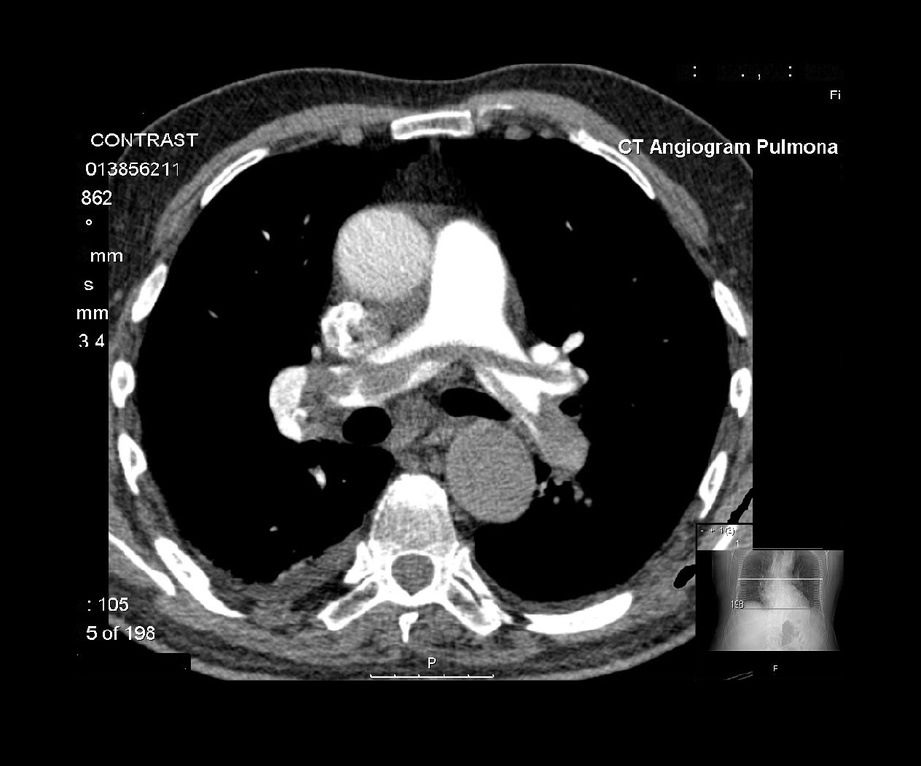
#> input picture Tomograf/img/SADDLE_PE-large.JPG, 921 x 766 px, shrunk from 1264 x 1051 before the run
$ jupyter execute main.ipynb
#> lines starting #> are read from the running program, lines starting #| are printed output that depends on the picture
[cell 1]
import numpy as np
import matplotlib.pyplot as plt
from PIL import Image

[cell 2]
def load_image(path):
#> called with path = 'img/SADDLE_PE-large.JPG'
    return np.array(Image.open(path).convert('L'))

image_array = load_image('img/SADDLE_PE-large.JPG')

plt.imshow(image_array, cmap='gray')
plt.show()

# Radom transform

Function for calculating detector positions for a given angle.

[cell 3]
def get_detector_positions(num_detectors, angle, emitter_pos, rows, cols, spread):
   detector_positions = []
   detector_angle = angle + np.pi / 2

   for i in range(num_detectors):
       x = emitter_pos[0] + spread * np.cos(detector_angle + (i - (num_detectors - 1) / 2) * np.pi / (num_detectors - 1))
       y = emitter_pos[1] + spread * np.sin(detector_angle + (i - (num_detectors - 1) / 2) * np.pi / (num_detectors - 1))
       detector_positions.append([x, y])

   return np.array(detector_positions)

Function for calculating projections for given positions of the emitter and detectors and implementation of Bresenham's algorithm.

[cell 4]
def compute_projections(image_array, emitter_pos, detector_pos):
   projections = []
   rows, cols = image_array.shape

   for detector in detector_pos:
       projection = 0
       line_points = bresenham(emitter_pos, detector)
       for x, y in line_points:
           if 0 <= x < cols and 0 <= y < rows:
               projection += image_array[y, x]
       projections.append(projection)

   return np.array(projections)

[cell 5]
def bresenham(start, end):
    x1, y1 = start
    x2, y2 = end
    dx = abs(x2 - x1)
    dy = abs(y2 - y1)
    sx = 1 if x1 < x2 else -1
    sy = 1 if y1 < y2 else -1
    err = dx - dy

    points = []
    max_it = max(dx, dy) + 1
    total = 0

    while True:
        points.append((x1, y1))
        if x1 == x2 and y1 == y2 or total > max_it:
            break
        e2 = 2 * err
        if e2 > -dy:
            err -= dy
            x1 += sx
        if e2 < dx:
            err += dx
            y1 += sy
        total += 1

    return points

Main Radon transform function

[cell 6]
def radon_transform(image_array, num_detectors, angles, spread):
#> called with num_detectors = 100, angles = array of shape (180,), spread = 100
   rows, cols = image_array.shape
#> rows = 766; cols = 921
   sinogram = np.zeros((len(angles), num_detectors))

   for i, angle in enumerate(angles):
       emitter_pos = np.array([cols // 2, rows // 2])
       detector_pos = get_detector_positions(num_detectors, angle, emitter_pos, rows, cols, spread)
       projections = compute_projections(image_array, emitter_pos, detector_pos)
       sinogram[i] = projections
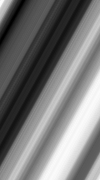
#> sinogram: shape (180, 100) float64; min 3345, max 20303, mean 11289.9; drawn with min black and max white

   return sinogram

[cell 7]
num_detectors = 100
angles = np.linspace(0, np.pi, 180)
spread = 100

sinogram = radon_transform(image_array, num_detectors, angles, spread)

plt.imshow(sinogram, cmap='gray')
plt.show()

[cell 8]
def inverse_radon_transform(sinogram, angles, spread, rows, cols):
#> called with angles = array of shape (180,), spread = 100, rows = 766, cols = 921
    image_array = np.zeros((rows, cols), dtype=np.float32)
    num_detectors = sinogram.shape[1]

    for i, angle in enumerate(angles):
        emitter_pos = np.array([cols // 2, rows // 2])
        detector_pos = get_detector_positions(num_detectors, angle, emitter_pos, rows, cols, spread)
        projections = sinogram[i]

        for j, detector in enumerate(detector_pos):
            line_points = bresenham(emitter_pos, detector)
            for x, y in line_points:
                if 0 <= x < cols and 0 <= y < rows:
                    image_array[y, x] += projections[j] / len(line_points)

    image_array = np.clip(image_array, 0, 255).astype(np.uint8)
    return image_array
